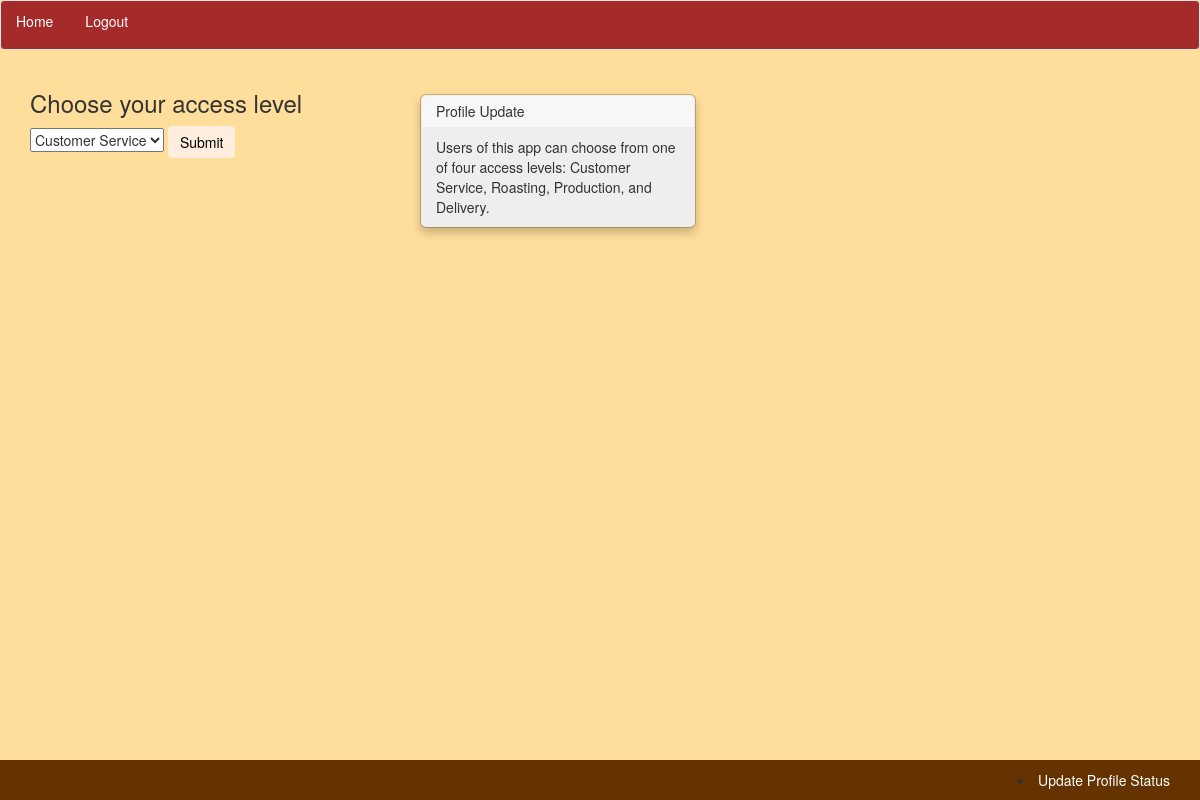
Before: /accounts/profile/ (signed in) with the older database file.
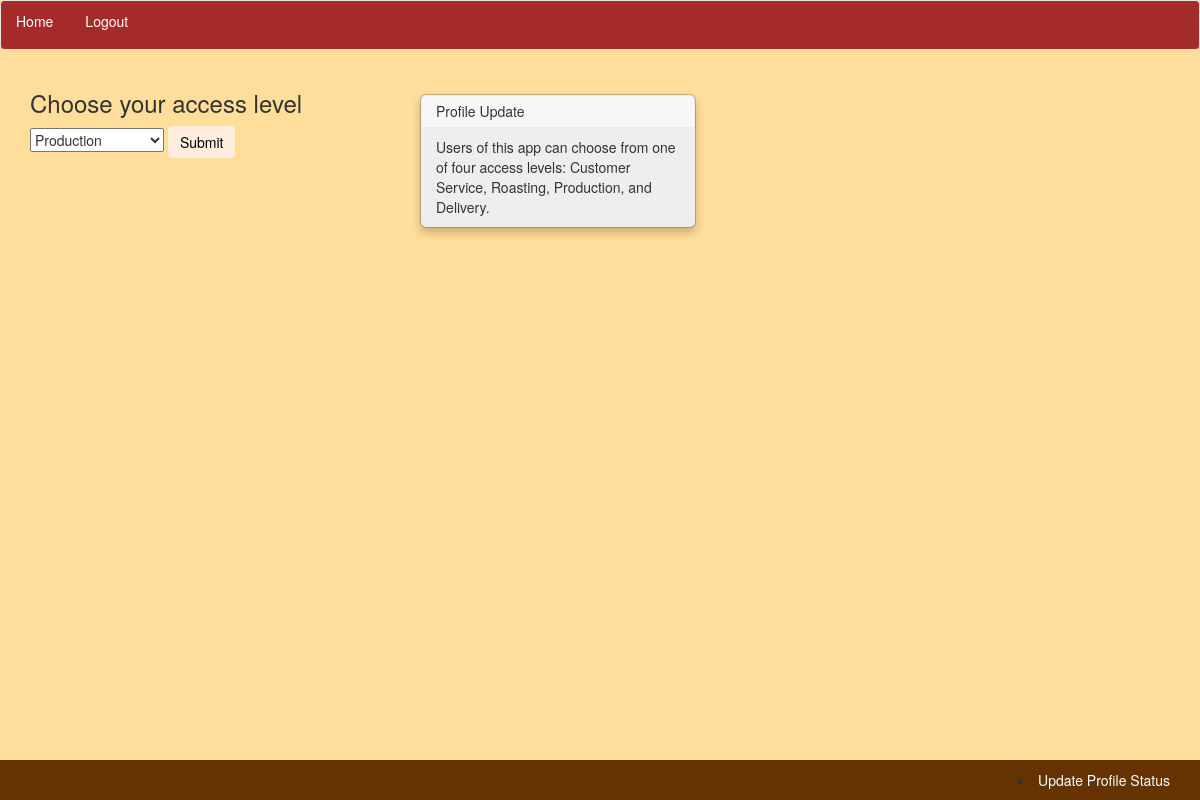
After: the same page with the newer database file.
### app/models.py (models this page shows, shortened)
class Profile(models.Model):
    ACCESS_LEVELS = [
    ("c", "Customer Service"),
    ("r", "Roasting"),
    ("p", "Production"),
    ("d", "Delivery")
    ]
    user = models.OneToOneField('auth.User')
    access_level = models.CharField(max_length=20, choices=ACCESS_LEVELS)

### app/views.py (the view)
# urls.py: url(r'^accounts/profile/$', ProfileUpdateView.as_view(), name="profile_update_view"),
class ProfileUpdateView(UpdateView):
    template_name = "profile.html"
    fields = ("access_level",)
    success_url = reverse_lazy('index_view')
    def get_object(self):
        return Profile.objects.get(user=self.request.user)

### templates/profile.html (shortened to what this page needs)
{% extends 'base.html' %}
{% block content %}
<div class="container">
  <div class="col-md-4"  data-toggle="popover" title="Profile Update"
   data-content="Users of this app can choose from one of four access levels:  Customer Service, Roasting, Production, and Delivery." >
  </div>
  <h3>Choose your access level</h3>
  <form class="" action="" method="post">
    {{ form.access_level }}
    <input class="btn btn-default btn-md" type="submit" value="Submit">
  </form>
</div>
{% endblock %}

Changed rows visible on the page:
changed Profile: access_level "Customer Service" → "Production"
